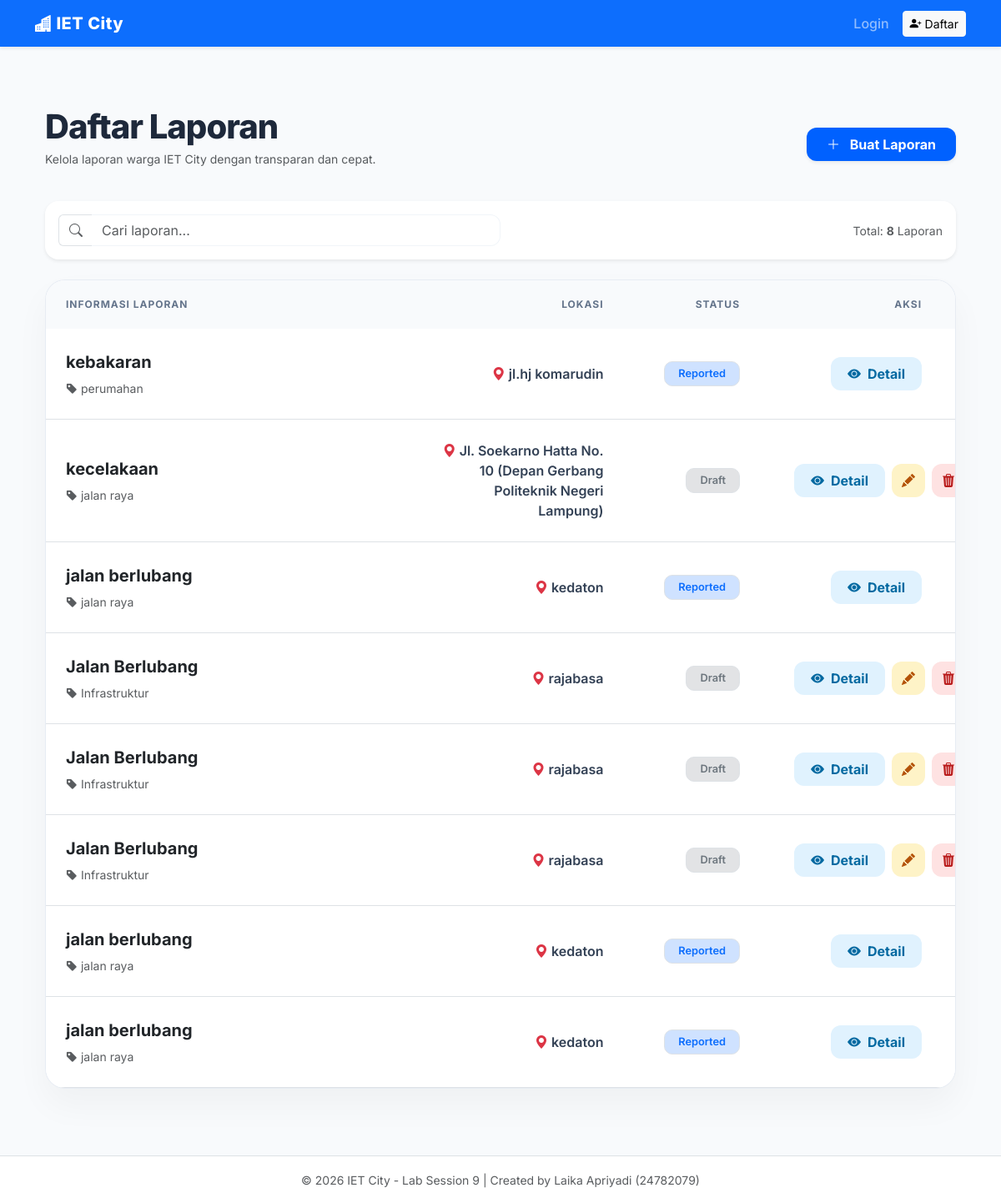
Page /reports/ on the earlier database version.
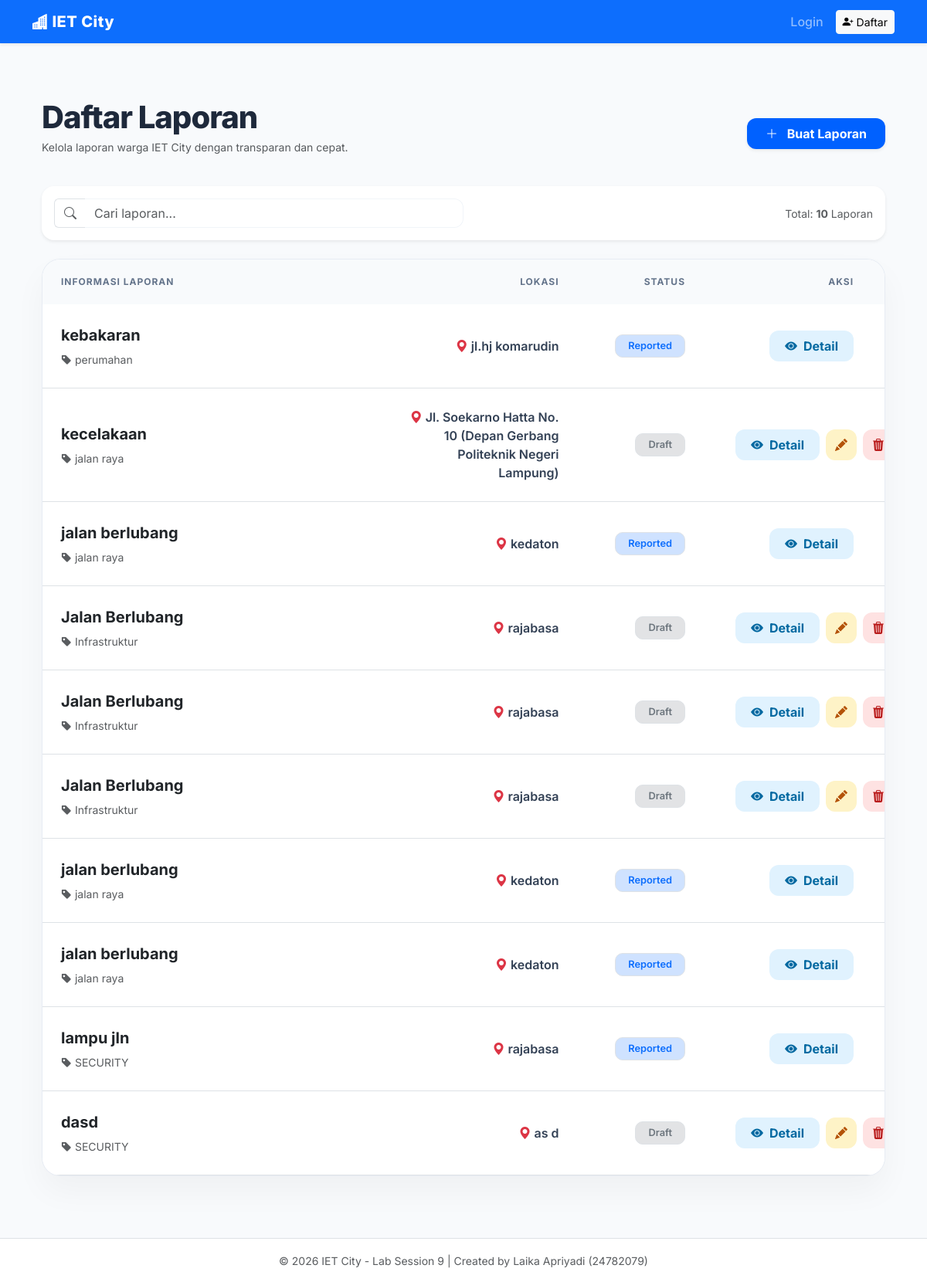
Same page on the later database version.
### main_app/models.py (models this page shows)
class Report(models.Model):
    title = models.CharField(max_length=200)
    category = models.CharField(max_length=100)
    description = models.TextField()
    location = models.CharField(max_length=200)
    reporter = models.ForeignKey(
        settings.AUTH_USER_MODEL,
        on_delete=models.CASCADE,
        related_name='reports',
        null=True,
        blank=True
    )
    status = models.CharField(
        max_length=20,
        choices=STATUS_CHOICES,
        default='REPORTED'
    )
    created_at = models.DateTimeField(auto_now_add=True)
    updated_at = models.DateTimeField(auto_now=True)

### main_app/views.py (the view)
# urls.py: path('reports/', views.ReportListView.as_view(), name='report_list'),
class ReportListView(ListView):
    model = Report
    template_name = 'main_app/report_list.html'
    context_object_name = 'reports'

### main_app/templates/main_app/report_list.html (shortened to what the changed rows need)
{% extends 'base.html' %}
{% block content %}
<div class="container py-5 fade-in">
    <div class="d-flex justify-content-between align-items-center mb-4">
        <div>
            <h1 class="page-title mb-1">Daftar Laporan</h1>
        </div>
    </div>
    <div class="mb-4 bg-white p-3 rounded-4 shadow-sm d-flex justify-content-between align-items-center">
        <div class="text-muted small">Total: <strong>{{ reports|length }}</strong> Laporan</div>
    </div>
    <div class="table-container">
        <table class="table mb-0" id="reportTable" style="table-layout: fixed; width: 100%;">
            <thead>
                <tr>
                    <th style="width: 40%" class="ps-4">Informasi Laporan</th>
                    <th style="width: 25%" class="text-end-custom">Lokasi</th>
                    <th style="width: 15%" class="text-end-custom">Status</th>
                    <th style="width: 20%" class="text-end-custom">Aksi</th>
                </tr>
            </thead>
            <tbody>
                {% for report in reports %}
                <tr>
                    <td class="ps-4">
                        <div class="fw-bold text-dark fs-5 mb-1">{{ report.title }}</div>
                        <span class="text-muted small"><i class="bi bi-tag-fill"></i> {{ report.category|default:"Umum" }}</span>
                    </td>
                    <td class="text-end-custom fw-semibold">
                        <i class="bi bi-geo-alt-fill text-danger"></i> {{ report.location }}
                    </td>
                    <td class="text-end-custom">
                        {% if report.status == 'DRAFT' %}
                            <span class="badge badge-modern bg-secondary-subtle text-secondary border">Draft</span>
                        {% elif report.status == 'REPORTED' %}
                            <span class="badge badge-modern bg-primary-subtle text-primary border">Reported</span>
                        {% elif report.status == 'IN_PROGRESS' %}
                            <span class="badge badge-modern bg-warning-subtle text-warning-emphasis border">In Progress</span>
                        {% elif report.status == 'RESOLVED' %}
                            <span class="badge badge-modern bg-success-subtle text-success border">Resolved</span>
                        {% else %}
                            <span class="badge badge-modern bg-light text-dark border">{{ report.status }}</span>
                        {% endif %}
                    </td>
                    <td class="text-end-custom">
                        <div class="btn-action-group">
                            <button class="btn-custom btn-detail-blue btn-detail"
                                    data-title="{{ report.title }}"
                                    data-location="{{ report.location }}"
                                    data-status="{{ report.get_status_display }}"
                                    data-description="{{ report.description }}">
                                <i class="bi bi-eye-fill me-2"></i> Detail
                            </button>
                            {% if user.is_staff %}
                                <a href="{% url 'report_update' report.pk %}" class="btn-custom btn-edit-yellow" title="Edit"><i class="bi bi-pencil-fill"></i></a>
                                <a href="{% url 'report_delete' report.pk %}" class="btn-custom btn-delete-red" title="Hapus" onclick="return confirm('Hapus laporan ini?')"><i class="bi bi-trash3-fill"></i></a>
                            {% elif report.status == 'DRAFT' %}
                                <a href="{% url 'report_update' report.pk %}" class="btn-custom btn-edit-yellow" title="Edit"><i class="bi bi-pencil-fill"></i></a>
                                <a href="{% url 'report_delete' report.pk %}" class="btn-custom btn-delete-red" title="Hapus" onclick="return confirm('Hapus draf ini?')"><i class="bi bi-trash3-fill"></i></a>
                            {% endif %}
                        </div>
                    </td>
                </tr>
                {% empty %}
                <tr>
                    <td colspan="4" class="text-center py-5 text-muted">Belum ada laporan masuk.</td>
                </tr>
                {% endfor %}
            </tbody>
        </table>
    </div>
</div>
{% endblock %}

Differences in the rows shown:
added Report: title "lampu jln", category "SECURITY", location "rajabasa", status "Reported"
added Report: title "dasd", category "SECURITY", location "as d", status "Draft"
Other differences:
{{ reports|length }}: "8" → "10"
